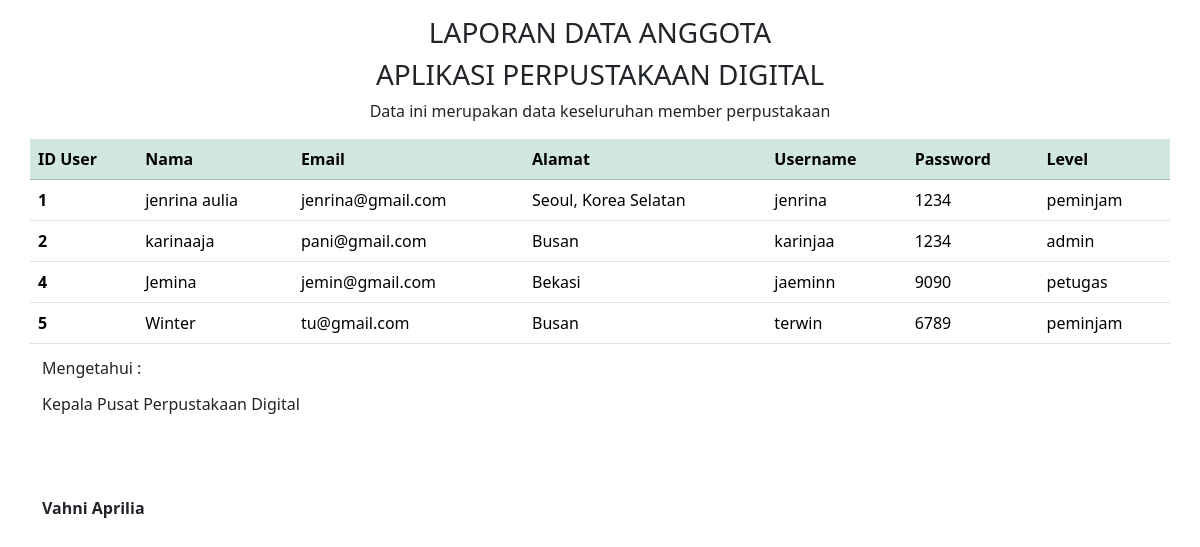
The app's page /admin/data/laporan_da.php with its own data.
### tables this page shows
CREATE TABLE `user` (
  `IDuser` int(20) NOT NULL,
  `username` varchar(255) NOT NULL,
  `password` varchar(255) NOT NULL,
  `email` varchar(255) NOT NULL,
  `namalengkap` varchar(255) NOT NULL,
  `alamat` text NOT NULL,
  `level` enum('admin','petugas','peminjam') NOT NULL
);

### admin/data/laporan_da.php (the view, shortened to what this page needs)
<!doctype html>
<html lang="en">
  <head>
    <link rel="stylesheet" href="../../asset/css/bootstrap.css">
  </head>
  <body>
    <div class="container">
        <div class="row">
            <div class="col text-center mt-3">
                <h3>LAPORAN DATA ANGGOTA</h3>
                <h3>APLIKASI PERPUSTAKAAN DIGITAL</h3>
                <span>Data ini merupakan data keseluruhan member perpustakaan</span>
            </div>
        </div>
        <div class="row">
        <table class="table my-3">
        <thead class="table table-success">
            <tr>
            <th scope="col">ID User</th>
            <th scope="col">Nama</th>
            <th scope="col">Email</th>
            <th scope="col">Alamat</th>
            <th scope="col">Username</th>
            <th scope="col">Password</th>
            <th scope="col">Level</th>
            </tr>
        </thead>
        <?php
        include '../../koneksi/koneksi.php';
        $data = mysqli_query($conn, "SELECT * FROM user");
        while ($d = mysqli_fetch_array($data)) {
        ?>
        <tbody>
            <tr>
            <th scope="row"><?php echo $d['IDuser'];?></th>
            <td><?php echo $d['namalengkap'];?></td>
            <td><?php echo $d['email'];?></td>
            <td><?php echo $d['alamat'];?></td>
            <td><?php echo $d['username'];?></td>
            <td><?php echo $d['password'];?></td>
            <td><?php echo $d['level'];?></td>
            </tr>
        </tbody>
        <?php
        }
        ?>
        </table>
      </div>
            <div class="row">
                <div class="col">
                    <p style="line-height: 1rem;">Mengetahui :</p>
                    <p>Kepala Pusat Perpustakaan Digital</p>
                    <p style="margin-top: 5rem;"><b>Vahni Aprilia</b></p>
                </div>
            </div>
        </div>
  </body>
</html>

### records on screen
user: IDuser "1", namalengkap "jenrina aulia", email "jenrina@gmail.com", alamat "Seoul, Korea Selatan", username "jenrina", password "1234", level "peminjam"
user: IDuser "2", namalengkap "karinaaja", email "pani@gmail.com", alamat "Busan", username "karinjaa", password "1234", level "admin"
user: IDuser "4", namalengkap "Jemina", email "jemin@gmail.com", alamat "Bekasi", username "jaeminn", password "9090", level "petugas"
user: IDuser "5", namalengkap "Winter", email "tu@gmail.com", alamat "Busan", username "terwin", password "6789", level "peminjam"
